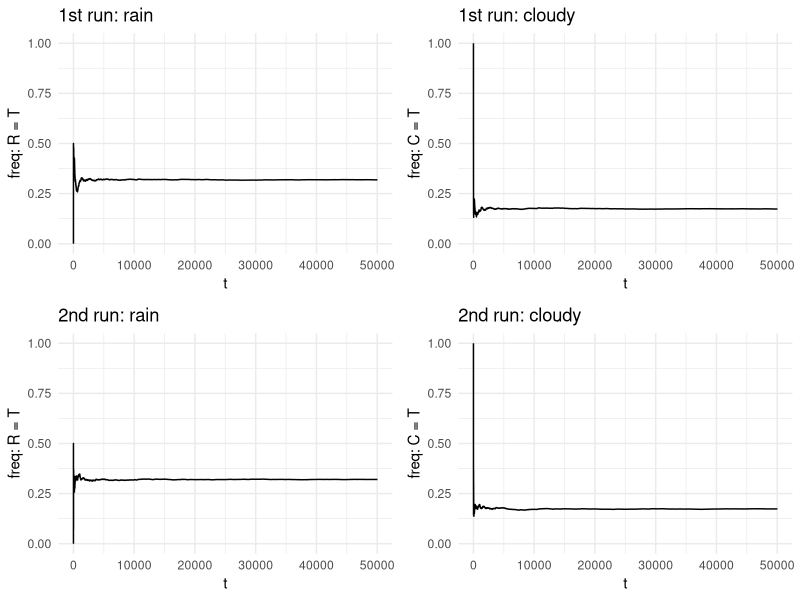
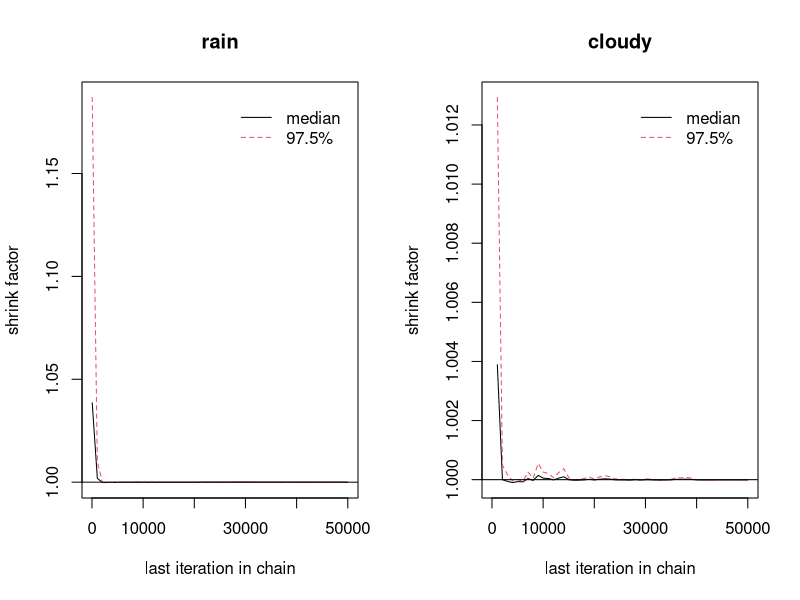
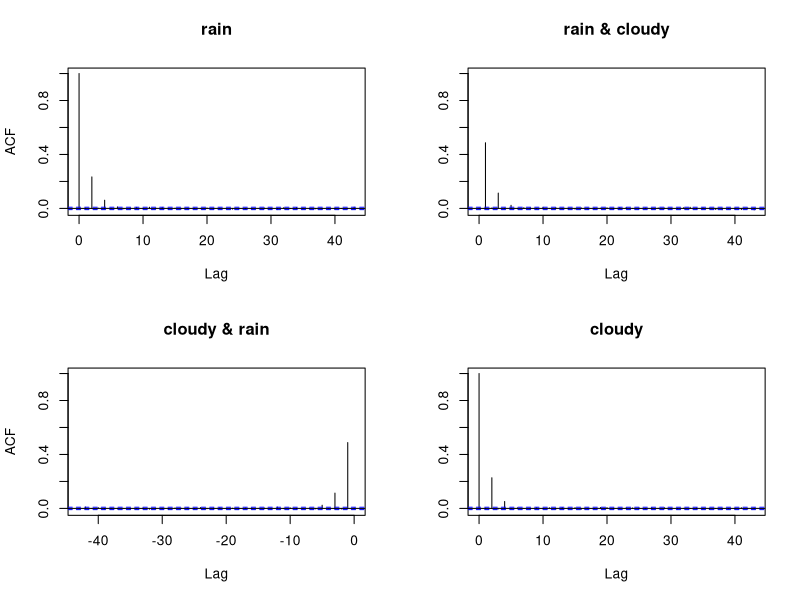
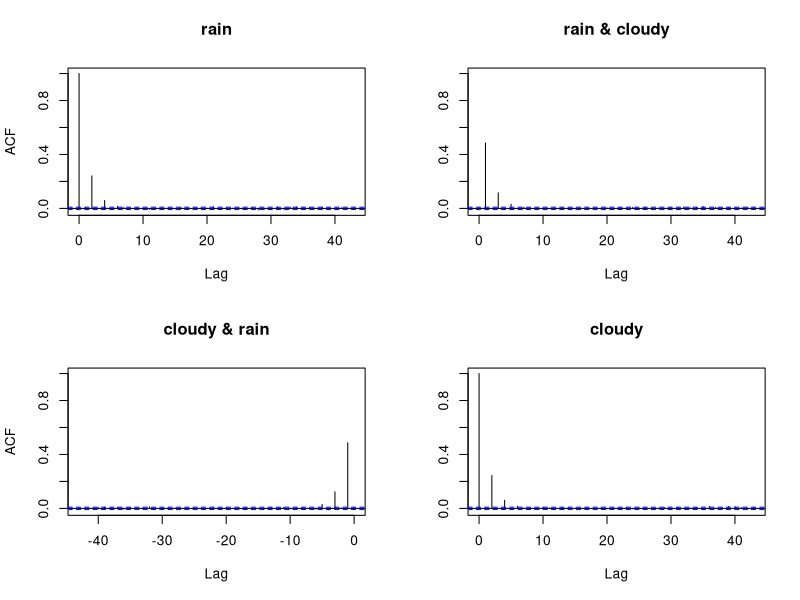

Recreate these plots in R, in order. (Note: a time limit stopped this script after it produced the figures.)
library(dplyr)
library(coda)
library(gridExtra)
library(ggplot2)

# 2. Gibbs sampler
gibbs_sampler = function(samples_num) {
  rain = 0
  cloudy = 1
  for (i in 2:samples_num) {
    rc_prob = if (cloudy[i - 1] == 1) c(0.185, 0.815) else c(0.784, 0.216)
    cr_prob = if (rain[i - 1] == 1) c(0.556, 0.444) else c(0.952, 0.048)
    
    rain[i] = sample(0:1, prob = rc_prob, 1)
    cloudy[i] = sample(0:1, prob = cr_prob, 1)
  }
  probs = data.frame('rain' = rain, 'cloudy' = cloudy)
  return(probs)
}

# 2. Drawing 100 samples
sample_100 = gibbs_sampler(100)

# 3. P(R = T | S = T, W = T)
sum(sample_100[,1] / length(sample_100[,1]))

# 4. Drawing 50k samples
# 5. Two independent runs
sample_50k_1 = gibbs_sampler(50000)
sample_50k_2 = gibbs_sampler(50000)

# 4, P(R = T | S = T, W = T)
sum(sample_50k_1[,1] / length(sample_50k_1[,1]))

# 5. Function for calculating relative frequencies
rel_freqs = function(samples) {
  r_freq = c_freq = 1
  samples_num = length(samples[,1])
  for (i in 1:samples_num) {
    r_freq[i] = sum(samples[,1][1:i]) / i
    c_freq[i] = sum(samples[,2][1:i]) / i
  }
  freqs = data.frame('rain_freq' = r_freq, 'cloudy_freq' = c_freq)
  return(freqs)
}

# 5. Calculate relative frequencies
freqs_50k_1 = rel_freqs(sample_50k_1)
freqs_50k_2 = rel_freqs(sample_50k_2)

# 5. Function for plotting frequencies
plot_freqs = function(freqs, selected_freqs, title, ylabel) {
  freqs_ggplot = ggplot(
    freqs,
    aes(
      x=1:length(selected_freqs),
      y=selected_freqs)
    ) +
    geom_line() +
    xlab('t') +
    ylab(ylabel) +
    ylim(0.0, 1.0) +
    ggtitle(title) +
    theme_minimal()
  return(freqs_ggplot)
}

# 5. Plot frequencies for both runs
plot_rain_1 = plot_freqs(freqs_50k_1, freqs_50k_1$rain_freq, '1st run: rain', 'freq: R = T')
plot_rain_2 = plot_freqs(freqs_50k_2, freqs_50k_2$rain_freq, '2nd run: rain', 'freq: R = T')
plot_cloudy_1 = plot_freqs(freqs_50k_1, freqs_50k_1$cloudy_freq, '1st run: cloudy', 'freq: C = T')
plot_cloudy_2 = plot_freqs(freqs_50k_2, freqs_50k_2$cloudy_freq, '2nd run: cloudy', 'freq: C = T')
grid.arrange(
  plot_rain_1, plot_cloudy_1,
  plot_rain_2, plot_cloudy_2,
  nrow=2
)

# 6. Gelman plot
mcmc_1 = mcmc(sample_50k_1)
mcmc_2 = mcmc(sample_50k_2)
mcmcs = mcmc.list(mcmc_1, mcmc_2)
gelman.plot(mcmcs, autoburnin = FALSE)

# 7. Auto-correlation among samples
acf(mcmc_1)
acf(mcmc_2)

# 8. Function for sampling with burn-in and thinning-out
burnin_thinout = function(burn, thin, samples) {
  sample_size = burn + samples * thin
  sample = gibbs_sampler(sample_size)
  sample = sample[-(1:burn),]
  sample = sample[seq(1, nrow(sample), thin),]
  return(sample)
}

# 8. Drawing 100 samples with burn-in = 7500 and thin-out = 3
burn_thin_sample = burnin_thinout(7500, 3, 100)
# 8. P(R = T | S = T, W = T)
sum(burn_thin_sample[,1]/nrow(burn_thin_sample))

# 8. Sampling comparison
r1 = c()
for (i in 1:500) {
  burn_thin_sample = burnin_thinout(7500, 3, 100)
  s = sum(burn_thin_sample[,1]/nrow(burn_thin_sample))
  r1 = c(r1, s)
}
r2 = c()
for (i in 1:500) {
  g_sample = gibbs_sampler(100)
  s = sum(g_sample[,1]/nrow(g_sample))
  r2 = c(r2, s)
}

# 8. Gibbs sampler with burn-in = 7500 and thin-out = 3
mean(r1)
var(r1)

# 8. Gibbs sampler without burn-in and thin-out
mean(r2)
var(r2)
